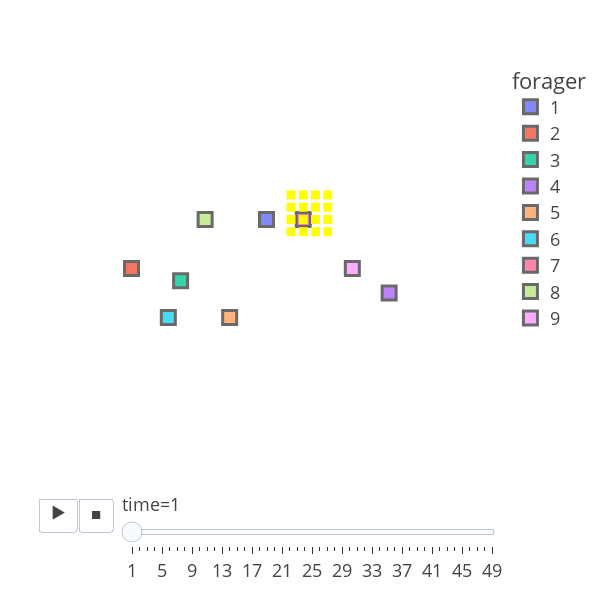

The code cell stored with this chart in its notebook:
### Code cell
# to make sure the results make sense
# feel free to animate one of them

# load the data from the first simulation
sim_folder = "sim0_run0"
sim_dir = os.path.join(home_dir, sim_folder)
foragerlocsDF = pd.read_csv(os.path.join(sim_dir, "foragerlocsDF.csv"), index_col=0)
rewardlocsDF = pd.read_csv(os.path.join(sim_dir, "rewardlocsDF.csv"), index_col=0)

# animate
communicators = ft.object_from_data(foragerlocsDF, rewardlocsDF)
ft.animate_foragers(
    communicators, plot_rewards=True, width=600, height=600, point_size=10
)

notebook_ends = time.time()
print(
    "Time taken to compile the whole notebook is",
    round((notebook_ends - notebook_starts), 2),
    "seconds = ",
    round((notebook_ends - notebook_starts) / 60, 2),
    "minutes",
)

### Figure 1 — Plotly figure (JSON) as saved in the notebook; plotly's stock layout.template omitted (floating-point values rounded to 4 significant figures)
{"data": [{"hovertemplate": "forager=1<br>time=1<br>x=%{x}<br>y=%{y}<extra></extra>", "legendgroup": "1", "marker": {"color": "#636efa", "line": {"width": 3}, "opacity": 0.8, "size": 14, "symbol": "square"}, "mode": "markers", "name": "1", "orientation": "v", "showlegend": true, "type": "scatter", "x": [12], "xaxis": "x", "y": [16], "yaxis": "y"}, {"hovertemplate": "forager=2<br>time=1<br>x=%{x}<br>y=%{y}<extra></extra>", "legendgroup": "2", "marker": {"color": "#EF553B", "line": {"width": 3}, "opacity": 0.8, "size": 14, "symbol": "square"}, "mode": "markers", "name": "2", "orientation": "v", "showlegend": true, "type": "scatter", "x": [1], "xaxis": "x", "y": [12], "yaxis": "y"}, {"hovertemplate": "forager=3<br>time=1<br>x=%{x}<br>y=%{y}<extra></extra>", "legendgroup": "3", "marker": {"color": "#00cc96", "line": {"width": 3}, "opacity": 0.8, "size": 14, "symbol": "square"}, "mode": "markers", "name": "3", "orientation": "v", "showlegend": true, "type": "scatter", "x": [5], "xaxis": "x", "y": [11], "yaxis": "y"}, {"hovertemplate": "forager=4<br>time=1<br>x=%{x}<br>y=%{y}<extra></extra>", "legendgroup": "4", "marker": {"color": "#ab63fa", "line": {"width": 3}, "opacity": 0.8, "size": 14, "symbol": "square"}, "mode": "markers", "name": "4", "orientation": "v", "showlegend": true, "type": "scatter", "x": [22], "xaxis": "x", "y": [10], "yaxis": "y"}, {"hovertemplate": "forager=5<br>time=1<br>x=%{x}<br>y=%{y}<extra></extra>", "legendgroup": "5", "marker": {"color": "#FFA15A", "line": {"width": 3}, "opacity": 0.8, "size": 14, "symbol": "square"}, "mode": "markers", "name": "5", "orientation": "v", "showlegend": true, "type": "scatter", "x": [9], "xaxis": "x", "y": [8], "yaxis": "y"}, {"hovertemplate": "forager=6<br>time=1<br>x=%{x}<br>y=%{y}<extra></extra>", "legendgroup": "6", "marker": {"color": "#19d3f3", "line": {"width": 3}, "opacity": 0.8, "size": 14, "symbol": "square"}, "mode": "markers", "name": "6", "orientation": "v", "showlegend": true, "type": "scatter", "x": [4], "xaxis": "x", "y": [8], "yaxis": "y"}, {"hovertemplate": "forager=7<br>time=1<br>x=%{x}<br>y=%{y}<extra></extra>", "legendgroup": "7", "marker": {"color": "#FF6692", "line": {"width": 3}, "opacity": 0.8, "size": 14, "symbol": "square"}, "mode": "markers", "name": "7", "orientation": "v", "showlegend": true, "type": "scatter", "x": [15], "xaxis": "x", "y": [16], "yaxis": "y"}, {"hovertemplate": "forager=8<br>time=1<br>x=%{x}<br>y=%{y}<extra></extra>", "legendgroup": "8", "marker": {"color": "#B6E880", "line": {"width": 3}, "opacity": 0.8, "size": 14, "symbol": "square"}, "mode": "markers", "name": "8", "orientation": "v", "showlegend": true, "type": "scatter", "x": [7], "xaxis": "x", "y": [16], "yaxis": "y"}, {"hovertemplate": "forager=9<br>time=1<br>x=%{x}<br>y=%{y}<extra></extra>", "legendgroup": "9", "marker": {"color": "#FF97FF", "line": {"width": 3}, "opacity": 0.8, "size": 14, "symbol": "square"}, "mode": "markers", "name": "9", "orientation": "v", "showlegend": true, "type": "scatter", "x": [19], "xaxis": "x", "y": [12], "yaxis": "y"}, {"hovertemplate": "forager=reward<br>time=1<br>x=%{x}<br>y=%{y}<extra></extra>", "legendgroup": "reward", "marker": {"color": "yellow", "symbol": "square"}, "mode": "markers", "name": "reward", "orientation": "v", "showlegend": false, "type": "scatter", "x": [14, 15, 16, 17, 14, 15, 16, 17, 14, 15, 16, 17, 14, 15, 16, 17], "xaxis": "x", "y": [15, 15, 15, 15, 16, 16, 16, 16, 17, 17, 17, 17, 18, 18, 18, 18], "yaxis": "y"}], "layout": {"autosize": false, "height": 600, "legend": {"title": {"text": "forager"}, "tracegroupgap": 0}, "margin": {"t": 60}, "sliders": [{"active": 0, "currentvalue": {"prefix": "time="}, "len": 0.9, "pad": {"b": 10, "t": 60}, "steps": [{"args": [["1"], {"frame": {"duration": 0, "redraw": false}, "fromcurrent": true, "mode": "immediate", "transition": {"duration": 0, "easing": "linear"}}], "label": "1", "method": "animate"}, {"args": [["2"], {"frame": {"duration": 0, "redraw": false}, "fromcurrent": true, "mode": "immediate", "transition": {"duration": 0, "easing": "linear"}}], "label": "2", "method": "animate"}, {"args": [["3"], {"frame": {"duration": 0, "redraw": false}, "fromcurrent": true, "mode": "immediate", "transition": {"duration": 0, "easing": "linear"}}], "label": "3", "method": "animate"}, {"args": [["4"], {"frame": {"duration": 0, "redraw": false}, "fromcurrent": true, "mode": "immediate", "transition": {"duration": 0, "easing": "linear"}}], "label": "4", "method": "animate"}, {"args": [["5"], {"frame": {"duration": 0, "redraw": false}, "fromcurrent": true, "mode": "immediate", "transition": {"duration": 0, "easing": "linear"}}], "label": "5", "method": "animate"}, {"args": [["6"], {"frame": {"duration": 0, "redraw": false}, "fromcurrent": true, "mode": "immediate", "transition": {"duration": 0, "easing": "linear"}}], "label": "6", "method": "animate"}, {"args": [["7"], {"frame": {"duration": 0, "redraw": false}, "fromcurrent": true, "mode": "immediate", "transition": {"duration": 0, "easing": "linear"}}], "label": "7", "method": "animate"}, {"args": [["8"], {"frame": {"duration": 0, "redraw": false}, "fromcurrent": true, "mode": "immediate", "transition": {"duration": 0, "easing": "linear"}}], "label": "8", "method": "animate"}, {"args": [["9"], {"frame": {"duration": 0, "redraw": false}, "fromcurrent": true, "mode": "immediate", "transition": {"duration": 0, "easing": "linear"}}], "label": "9", "method": "animate"}, {"args": [["10"], {"frame": {"duration": 0, "redraw": false}, "fromcurrent": true, "mode": "immediate", "transition": {"duration": 0, "easing": "linear"}}], "label": "10", "method": "animate"}, {"args": [["11"], {"frame": {"duration": 0, "redraw": false}, "fromcurrent": true, "mode": "immediate", "transition": {"duration": 0, "easing": "linear"}}], "label": "11", "method": "animate"}, {"args": [["12"], {"frame": {"duration": 0, "redraw": false}, "fromcurrent": true, "mode": "immediate", "transition": {"duration": 0, "easing": "linear"}}], "label": "12", "method": "animate"}, {"args": [["13"], {"frame": {"duration": 0, "redraw": false}, "fromcurrent": true, "mode": "immediate", "transition": {"duration": 0, "easing": "linear"}}], "label": "13", "method": "animate"}, {"args": [["14"], {"frame": {"duration": 0, "redraw": false}, "fromcurrent": true, "mode": "immediate", "transition": {"duration": 0, "easing": "linear"}}], "label": "14", "method": "animate"}, {"args": [["15"], {"frame": {"duration": 0, "redraw": false}, "fromcurrent": true, "mode": "immediate", "transition": {"duration": 0, "easing": "linear"}}], "label": "15", "method": "animate"}, {"args": [["16"], {"frame": {"duration": 0, "redraw": false}, "fromcurrent": true, "mode": "immediate", "transition": {"duration": 0, "easing": "linear"}}], "label": "16", "method": "animate"}, {"args": [["17"], {"frame": {"duration": 0, "redraw": false}, "fromcurrent": true, "mode": "immediate", "transition": {"duration": 0, "easing": "linear"}}], "label": "17", "method": "animate"}, {"args": [["18"], {"frame": {"duration": 0, "redraw": false}, "fromcurrent": true, "mode": "immediate", "transition": {"duration": 0, "easing": "linear"}}], "label": "18", "method": "animate"}, {"args": [["19"], {"frame": {"duration": 0, "redraw": false}, "fromcurrent": true, "mode": "immediate", "transition": {"duration": 0, "easing": "linear"}}], "label": "19", "method": "animate"}, {"args": [["20"], {"frame": {"duration": 0, "redraw": false}, "fromcurrent": true, "mode": "immediate", "transition": {"duration": 0, "easing": "linear"}}], "label": "20", "method": "animate"}, {"args": [["21"], {"frame": {"duration": 0, "redraw": false}, "fromcurrent": true, "mode": "immediate", "transition": {"duration": 0, "easing": "linear"}}], "label": "21", "method": "animate"}, {"args": [["22"], {"frame": {"duration": 0, "redraw": false}, "fromcurrent": true, "mode": "immediate", "transition": {"duration": 0, "easing": "linear"}}], "label": "22", "method": "animate"}, {"args": [["23"], {"frame": {"duration": 0, "redraw": false}, "fromcurrent": true, "mode": "immediate", "transition": {"duration": 0, "easing": "linear"}}], "label": "23", "method": "animate"}, {"args": [["24"], {"frame": {"duration": 0, "redraw": false}, "fromcurrent": true, "mode": "immediate", "transition": {"duration": 0, "easing": "linear"}}], "label": "24", "method": "animate"}, {"args": [["25"], {"frame": {"duration": 0, "redraw": false}, "fromcurrent": true, "mode": "immediate", "transition": {"duration": 0, "easing": "linear"}}], "label": "25", "method": "animate"}, {"args": [["26"], {"frame": {"duration": 0, "redraw": false}, "fromcurrent": true, "mode": "immediate", "transition": {"duration": 0, "easing": "linear"}}], "label": "26", "method": "animate"}, {"args": [["27"], {"frame": {"duration": 0, "redraw": false}, "fromcurrent": true, "mode": "immediate", "transition": {"duration": 0, "easing": "linear"}}], "label": "27", "method": "animate"}, {"args": [["28"], {"frame": {"duration": 0, "redraw": false}, "fromcurrent": true, "mode": "immediate", "transition": {"duration": 0, "easing": "linear"}}], "label": "28", "method": "animate"}, {"args": [["29"], {"frame": {"duration": 0, "redraw": false}, "fromcurrent": true, "mode": "immediate", "transition": {"duration": 0, "easing": "linear"}}], "label": "29", "method": "animate"}, {"args": [["30"], {"frame": {"duration": 0, "redraw": false}, "fromcurrent": true, "mode": "immediate", "transition": {"duration": 0, "easing": "linear"}}], "label": "30", "method": "animate"}, {"args": [["31"], {"frame": {"duration": 0, "redraw": false}, "fromcurrent": true, "mode": "immediate", "transition": {"duration": 0, "easing": "linear"}}], "label": "31", "method": "animate"}, {"args": [["32"], {"frame": {"duration": 0, "redraw": false}, "fromcurrent": true, "mode": "immediate", "transition": {"duration": 0, "easing": "linear"}}], "label": "32", "method": "animate"}, {"args": [["33"], {"frame": {"duration": 0, "redraw": false}, "fromcurrent": true, "mode": "immediate", "transition": {"duration": 0, "easing": "linear"}}], "label": "33", "method": "animate"}, {"args": [["34"], {"frame": {"duration": 0, "redraw": false}, "fromcurrent": true, "mode": "immediate", "transition": {"duration": 0, "easing": "linear"}}], "label": "34", "method": "animate"}, {"args": [["35"], {"frame": {"duration": 0, "redraw": false}, "fromcurrent": true, "mode": "immediate", "transition": {"duration": 0, "easing": "linear"}}], "label": "35", "method": "animate"}, {"args": [["36"], {"frame": {"duration": 0, "redraw": false}, "fromcurrent": true, "mode": "immediate", "transition": {"duration": 0, "easing": "linear"}}], "label": "36", "method": "animate"}, {"args": [["37"], {"frame": {"duration": 0, "redraw": false}, "fromcurrent": true, "mode": "immediate", "transition": {"duration": 0, "easing": "linear"}}], "label": "37", "method": "animate"}, {"args": [["38"], {"frame": {"duration": 0, "redraw": false}, "fromcurrent": true, "mode": "immediate", "transition": {"duration": 0, "easing": "linear"}}], "label": "38", "method": "animate"}, {"args": [["39"], {"frame": {"duration": 0, "redraw": false}, "fromcurrent": true, "mode": "immediate", "transition": {"duration": 0, "easing": "linear"}}], "label": "39", "method": "animate"}, {"args": [["40"], {"frame": {"duration": 0, "redraw": false}, "fromcurrent": true, "mode": "immediate", "transition": {"duration": 0, "easing": "linear"}}], "label": "40", "method": "animate"}, {"args": [["41"], {"frame": {"duration": 0, "redraw": false}, "fromcurrent": true, "mode": "immediate", "transition": {"duration": 0, "easing": "linear"}}], "label": "41", "method": "animate"}, {"args": [["42"], {"frame": {"duration": 0, "redraw": false}, "fromcurrent": true, "mode": "immediate", "transition": {"duration": 0, "easing": "linear"}}], "label": "42", "method": "animate"}, {"args": [["43"], {"frame": {"duration": 0, "redraw": false}, "fromcurrent": true, "mode": "immediate", "transition": {"duration": 0, "easing": "linear"}}], "label": "43", "method": "animate"}, {"args": [["44"], {"frame": {"duration": 0, "redraw": false}, "fromcurrent": true, "mode": "immediate", "transition": {"duration": 0, "easing": "linear"}}], "label": "44", "method": "animate"}, {"args": [["45"], {"frame": {"duration": 0, "redraw": false}, "fromcurrent": true, "mode": "immediate", "transition": {"duration": 0, "easing": "linear"}}], "label": "45", "method": "animate"}, {"args": [["46"], {"frame": {"duration": 0, "redraw": false}, "fromcurrent": true, "mode": "immediate", "transition": {"duration": 0, "easing": "linear"}}], "label": "46", "method": "animate"}, {"args": [["47"], {"frame": {"duration": 0, "redraw": false}, "fromcurrent": true, "mode": "immediate", "transition": {"duration": 0, "easing": "linear"}}], "label": "47", "method": "animate"}, {"args": [["48"], {"frame": {"duration": 0, "redraw": false}, "fromcurrent": true, "mode": "immediate", "transition": {"duration": 0, "easing": "linear"}}], "label": "48", "method": "animate"}, {"args": [["49"], {"frame": {"duration": 0, "redraw": false}, "fromcurrent": true, "mode": "immediate", "transition": {"duration": 0, "easing": "linear"}}], "label": "49", "method": "animate"}], "x": 0.1, "xanchor": "left", "y": 0, "yanchor": "top"}], "updatemenus": [{"buttons": [{"args": [null, {"frame": {"duration": 500, "redraw": false}, "fromcurrent": true, "mode": "immediate", "transition": {"duration": 0, "easing": "linear"}}], "label": "&#9654;", "method": "animate"}, {"args": [[null], {"frame": {"duration": 0, "redraw": false}, "fromcurrent": true, "mode": "immediate", "transition": {"duration": 0, "easing": "linear"}}], "label": "&#9724;", "method": "animate"}], "direction": "left", "pad": {"r": 10, "t": 70}, "showactive": false, "type": "buttons", "x": 0.1, "xanchor": "right", "y": 0, "yanchor": "top"}], "width": 600, "xaxis": {"anchor": "y", "domain": [0, 1], "range": [-1, 29], "showgrid": false, "showticklabels": false, "ticks": "", "title": {"text": ""}, "zeroline": false}, "yaxis": {"anchor": "x", "domain": [0, 1], "range": [-1, 29], "scaleanchor": "x", "showgrid": false, "showticklabels": false, "ticks": "", "title": {"text": ""}, "zeroline": false}}}
